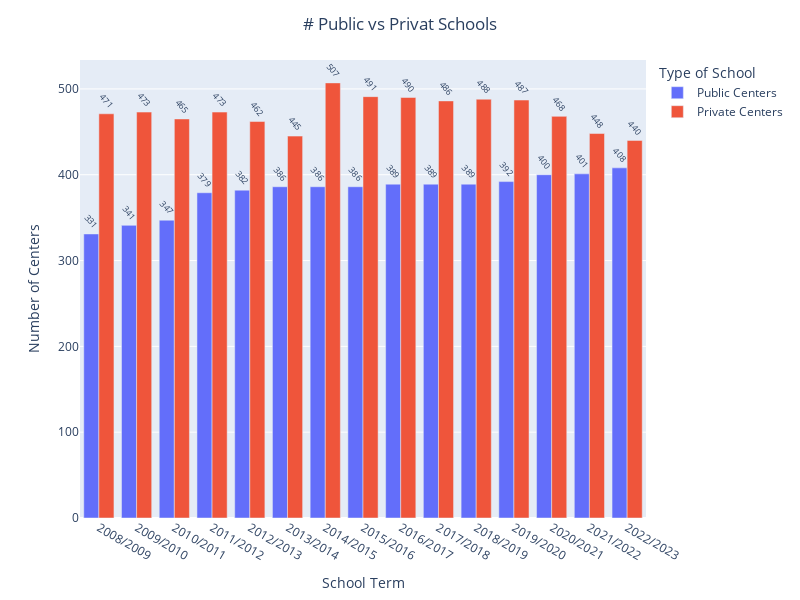

The notebook cell saved with this chart:
### Markdown cell above
## 3 - Create a bar chart comparing the number of public and private schools over the years. Since 2008, when more children were born, until 2023, the last data available

### Code cell
# Step 1: Create the traces of the plots
fig = px.bar(centers, 
             x = 'Curs', 
             y = ['Centres_Publics', 'Centres_Privats'], 
             labels={'Curs': 'School Term', 'Centres_Publics': 'Public Centers', 'Centres_Privats': 'Private Centers'},
             text_auto=True, # Add text labels automatically)
             category_orders={'Curs': sorted(centers['Curs'].unique(), key=lambda x: str(x))}  # Sort x-axis in ascending order
            )  

# Step 2: Update legend names manually
fig.for_each_trace(lambda t: t.update(name={'Centres_Publics': 'Public Centers', 
                                            'Centres_Privats': 'Private Centers'}[t.name]))

# Step 3: Adjust text position and angle
fig.update_traces(textangle=50,  # Rotate text 50º
                  textposition="outside")  # Ensure text is visible above bars

# Step 4: Update the layout of the plot
fig.update_layout(title_text='# Public vs Privat Schools',
                  title_x=0.5,  # Centers the title
                  xaxis_title='School Term',
                  yaxis_title='Number of Centers',
                  legend_title='Type of School',
                  width=800,  # Set the width of the plot (increase for wider)
                  height=600,
                  barmode='group') # display multiple bars for each category side by side

# Step 5: Show the plot
fig.show()

### Figure 1 — Plotly figure (JSON) as saved in the notebook; plotly's stock layout.template omitted (floating-point values rounded to 4 significant figures)
{"data": [{"alignmentgroup": "True", "hovertemplate": "variable=Centres_Publics<br>School Term=%{x}<br>value=%{y}<extra></extra>", "legendgroup": "Centres_Publics", "marker": {"color": "#636efa", "pattern": {"shape": ""}}, "name": "Public Centers", "offsetgroup": "Centres_Publics", "orientation": "v", "showlegend": true, "textangle": 50, "textposition": "outside", "texttemplate": "%{y}", "type": "bar", "x": ["2022/2023", "2021/2022", "2020/2021", "2019/2020", "2018/2019", "2017/2018", "2016/2017", "2015/2016", "2014/2015", "2013/2014", "2012/2013", "2011/2012", "2010/2011", "2009/2010", "2008/2009"], "xaxis": "x", "y": [408, 401, 400, 392, 389, 389, 389, 386, 386, 386, 382, 379, 347, 341, 331], "yaxis": "y"}, {"alignmentgroup": "True", "hovertemplate": "variable=Centres_Privats<br>School Term=%{x}<br>value=%{y}<extra></extra>", "legendgroup": "Centres_Privats", "marker": {"color": "#EF553B", "pattern": {"shape": ""}}, "name": "Private Centers", "offsetgroup": "Centres_Privats", "orientation": "v", "showlegend": true, "textangle": 50, "textposition": "outside", "texttemplate": "%{y}", "type": "bar", "x": ["2022/2023", "2021/2022", "2020/2021", "2019/2020", "2018/2019", "2017/2018", "2016/2017", "2015/2016", "2014/2015", "2013/2014", "2012/2013", "2011/2012", "2010/2011", "2009/2010", "2008/2009"], "xaxis": "x", "y": [440, 448, 468, 487, 488, 486, 490, 491, 507, 445, 462, 473, 465, 473, 471], "yaxis": "y"}], "layout": {"barmode": "group", "height": 600, "legend": {"title": {"text": "Type of School"}, "tracegroupgap": 0}, "margin": {"t": 60}, "title": {"text": "# Public vs Privat Schools", "x": 0.5}, "width": 800, "xaxis": {"anchor": "y", "autorange": true, "categoryarray": ["2008/2009", "2009/2010", "2010/2011", "2011/2012", "2012/2013", "2013/2014", "2014/2015", "2015/2016", "2016/2017", "2017/2018", "2018/2019", "2019/2020", "2020/2021", "2021/2022", "2022/2023"], "categoryorder": "array", "domain": [0, 1], "range": [-0.5, 14.5], "title": {"text": "School Term"}, "type": "category"}, "yaxis": {"anchor": "x", "autorange": true, "domain": [0, 1], "range": [0, 533.7], "title": {"text": "Number of Centers"}, "type": "linear"}}}
